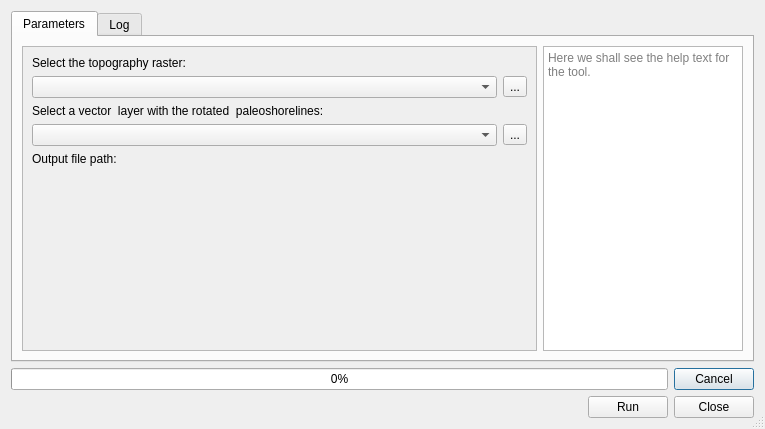
<?xml version="1.0" encoding="UTF-8"?>
<ui version="4.0">
 <class>PaleocoastlinesDialogBase</class>
 <widget class="QDialog" name="PaleocoastlinesDialogBase">
  <property name="geometry">
   <rect>
    <x>0</x>
    <y>0</y>
    <width>765</width>
    <height>429</height>
   </rect>
  </property>
  <property name="sizePolicy">
   <sizepolicy hsizetype="MinimumExpanding" vsizetype="MinimumExpanding">
    <horstretch>0</horstretch>
    <verstretch>0</verstretch>
   </sizepolicy>
  </property>
  <property name="minimumSize">
   <size>
    <width>400</width>
    <height>200</height>
   </size>
  </property>
  <property name="windowTitle">
   <string>Paleogeography - Paleoshorelines and smoothing</string>
  </property>
  <property name="autoFillBackground">
   <bool>true</bool>
  </property>
  <property name="sizeGripEnabled">
   <bool>true</bool>
  </property>
  <property name="modal">
   <bool>false</bool>
  </property>
  <layout class="QGridLayout" name="gridLayout">
   <item row="0" column="0">
    <widget class="QTabWidget" name="Tabs">
     <property name="sizePolicy">
      <sizepolicy hsizetype="Expanding" vsizetype="Expanding">
       <horstretch>0</horstretch>
       <verstretch>0</verstretch>
      </sizepolicy>
     </property>
     <property name="tabPosition">
      <enum>QTabWidget::North</enum>
     </property>
     <property name="tabShape">
      <enum>QTabWidget::Rounded</enum>
     </property>
     <property name="currentIndex">
      <number>0</number>
     </property>
     <property name="usesScrollButtons">
      <bool>false</bool>
     </property>
     <widget class="QWidget" name="tab">
      <attribute name="title">
       <string>Parameters</string>
      </attribute>
      <layout class="QHBoxLayout" name="horizontalLayout">
       <item>
        <widget class="QScrollArea" name="scrollArea">
         <property name="widgetResizable">
          <bool>true</bool>
         </property>
         <widget class="QWidget" name="scrollAreaWidgetContents">
          <property name="geometry">
           <rect>
            <x>0</x>
            <y>0</y>
            <width>515</width>
            <height>301</height>
           </rect>
          </property>
          <layout class="QVBoxLayout" name="verticalLayout_4">
           <item>
            <layout class="QVBoxLayout" name="verticalLayout">
             <item>
              <widget class="QLabel" name="label">
               <property name="text">
                <string>Select the topography raster:</string>
               </property>
              </widget>
             </item>
             <item>
              <layout class="QHBoxLayout" name="horizontalLayout_2">
               <item>
                <widget class="QgsMapLayerComboBox" name="baseTopoBox"/>
               </item>
               <item>
                <widget class="QToolButton" name="selectTopoBaseButton">
                 <property name="text">
                  <string>...</string>
                 </property>
                </widget>
               </item>
              </layout>
             </item>
            </layout>
           </item>
           <item>
            <layout class="QVBoxLayout" name="verticalLayout_2">
             <item>
              <widget class="QLabel" name="label_2">
               <property name="text">
                <string>Select a vector  layer with the rotated  paleoshorelines:</string>
               </property>
              </widget>
             </item>
             <item>
              <layout class="QHBoxLayout" name="horizontalLayout_3">
               <item>
                <widget class="QgsMapLayerComboBox" name="masksBox"/>
               </item>
               <item>
                <widget class="QToolButton" name="selectMasksButton">
                 <property name="text">
                  <string>...</string>
                 </property>
                </widget>
               </item>
              </layout>
             </item>
            </layout>
           </item>
           <item>
            <layout class="QHBoxLayout" name="horizontalLayout_4">
             <property name="spacing">
              <number>6</number>
             </property>
            </layout>
           </item>
           <item>
            <layout class="QVBoxLayout" name="verticalLayout_3">
             <item>
              <widget class="QLabel" name="outputLabel">
               <property name="text">
                <string>Output file path:</string>
               </property>
              </widget>
             </item>
             <item>
              <widget class="QgsFileWidget" name="outputPath"/>
             </item>
            </layout>
           </item>
           <item>
            <spacer name="verticalSpacer">
             <property name="orientation">
              <enum>Qt::Vertical</enum>
             </property>
             <property name="sizeHint" stdset="0">
              <size>
               <width>20</width>
               <height>40</height>
              </size>
             </property>
            </spacer>
           </item>
          </layout>
         </widget>
        </widget>
       </item>
       <item>
        <widget class="QTextBrowser" name="InfoBox">
         <property name="maximumSize">
          <size>
           <width>200</width>
           <height>16777215</height>
          </size>
         </property>
         <property name="placeholderText">
          <string>Here we shall see the help text for the tool. </string>
         </property>
        </widget>
       </item>
      </layout>
     </widget>
     <widget class="QWidget" name="tab_2">
      <attribute name="title">
       <string>Log</string>
      </attribute>
      <layout class="QGridLayout" name="gridLayout_11">
       <item row="0" column="0">
        <widget class="QPlainTextEdit" name="logText">
         <property name="autoFillBackground">
          <bool>false</bool>
         </property>
         <property name="readOnly">
          <bool>true</bool>
         </property>
         <property name="backgroundVisible">
          <bool>false</bool>
         </property>
         <property name="placeholderText">
          <string>Here we shall see the log messages.</string>
         </property>
        </widget>
       </item>
      </layout>
     </widget>
    </widget>
   </item>
   <item row="1" column="0">
    <layout class="QHBoxLayout" name="horizontalLayout_10">
     <item>
      <widget class="QProgressBar" name="progressBar">
       <property name="value">
        <number>0</number>
       </property>
      </widget>
     </item>
     <item>
      <widget class="QPushButton" name="cancelButton">
       <property name="sizePolicy">
        <sizepolicy hsizetype="Fixed" vsizetype="Fixed">
         <horstretch>0</horstretch>
         <verstretch>0</verstretch>
        </sizepolicy>
       </property>
       <property name="text">
        <string>Cancel</string>
       </property>
      </widget>
     </item>
    </layout>
   </item>
   <item row="2" column="0">
    <layout class="QHBoxLayout" name="horizontalLayout_9">
     <item>
      <layout class="QHBoxLayout" name="horizontalLayout_8">
       <item>
        <widget class="QLabel" name="warningLabel">
         <property name="text">
          <string/>
         </property>
         <property name="wordWrap">
          <bool>true</bool>
         </property>
        </widget>
       </item>
       <item>
        <widget class="QPushButton" name="runButton">
         <property name="sizePolicy">
          <sizepolicy hsizetype="Fixed" vsizetype="Fixed">
           <horstretch>0</horstretch>
           <verstretch>0</verstretch>
          </sizepolicy>
         </property>
         <property name="text">
          <string>Run</string>
         </property>
        </widget>
       </item>
       <item>
        <widget class="QPushButton" name="closeButton">
         <property name="sizePolicy">
          <sizepolicy hsizetype="Fixed" vsizetype="Fixed">
           <horstretch>0</horstretch>
           <verstretch>0</verstretch>
          </sizepolicy>
         </property>
         <property name="text">
          <string>Close</string>
         </property>
        </widget>
       </item>
      </layout>
     </item>
    </layout>
   </item>
  </layout>
 </widget>
 <customwidgets>
  <customwidget>
   <class>QgsFileWidget</class>
   <extends>QWidget</extends>
   <header>qgsfilewidget.h</header>
  </customwidget>
  <customwidget>
   <class>QgsMapLayerComboBox</class>
   <extends>QComboBox</extends>
   <header>qgsmaplayercombobox.h</header>
  </customwidget>
 </customwidgets>
 <tabstops>
  <tabstop>runButton</tabstop>
  <tabstop>Tabs</tabstop>
  <tabstop>InfoBox</tabstop>
  <tabstop>closeButton</tabstop>
  <tabstop>logText</tabstop>
  <tabstop>cancelButton</tabstop>
 </tabstops>
 <resources/>
 <connections>
  <connection>
   <sender>cancelButton</sender>
   <signal>clicked()</signal>
   <receiver>PaleocoastlinesDialogBase</receiver>
   <slot>reject()</slot>
   <hints>
    <hint type="sourcelabel">
     <x>649</x>
     <y>374</y>
    </hint>
    <hint type="destinationlabel">
     <x>348</x>
     <y>214</y>
    </hint>
   </hints>
  </connection>
  <connection>
   <sender>closeButton</sender>
   <signal>clicked()</signal>
   <receiver>PaleocoastlinesDialogBase</receiver>
   <slot>hide()</slot>
   <hints>
    <hint type="sourcelabel">
     <x>648</x>
     <y>406</y>
    </hint>
    <hint type="destinationlabel">
     <x>348</x>
     <y>214</y>
    </hint>
   </hints>
  </connection>
 </connections>
</ui>
